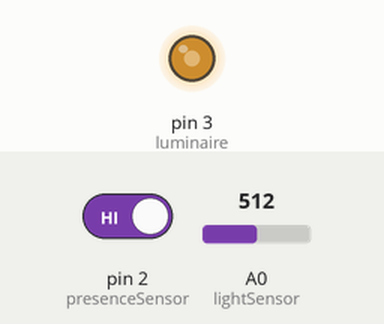
This sketch was run on a simulated Arduino Uno, built with avr-gcc and run on an emulated ATmega328P. Parts: output pins drawn as LEDs (lit = HIGH). The inputs (shaded band) are chosen by the test bench; at power-on: A0 (lightSensor) = 512, pin 2 (presenceSensor) HIGH. What the sketch prints to the serial monitor is not drawn.

Above: at 1.22 s.
1.3 s: A0 (lightSensor) set to 1023
At 2.5 s:
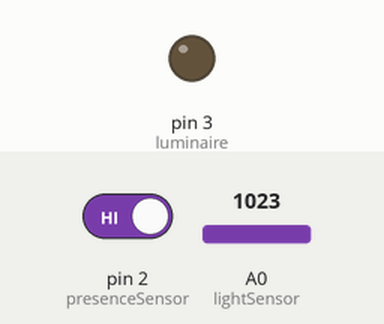
2.8 s: A0 (lightSensor) set to 570
5.8 s: A0 (lightSensor) set to 546
8.8 s: pin 2 (presenceSensor) driven LOW
At 11.5 s:
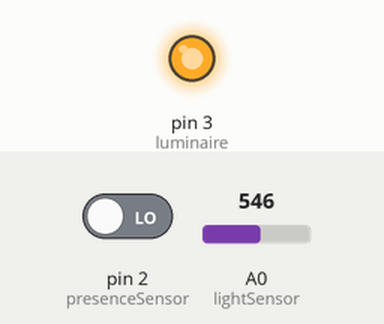
11.8 s: pin 2 (presenceSensor) driven HIGH
14.8 s: A0 (lightSensor) set to 900
Timing chart, 0 to 17.3 s (numbered marks = the images above; inputs shaded):
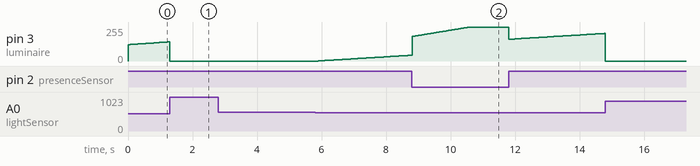

The sketch:

Basic_Control.ino
```cpp
// Arduino code for smart luminaire
// SCDTR 1S 2018/19
// Tecnico Lisboa
// David Teles - Jose Coelho - Afonso Soares
// ALL RIGHTS RESERVED

// ============================== LOGGING CONTROL =============================
// #define DEBUG
// #define LOOP_INFO
// #define FEEDBACK_DEBUG
// #define TIMING_DEBUG
#define PLOT_SYSTEM

// ============================== LOGGING CONTROL =============================

// ============================== Calibration =============================

#define STARTCALIBRATEBYTE 1
#define CALIBRATIONVALUEBYTE 2
float k[254][2];
// ============================== Calibration =============================

// ============================== Consensus =============================

#define CONSENSUSBYTE 3
#define TARGETBYTE 4
int consensus;

// ============================== Consensus =============================
// ============================== I2C CONTROL =============================

#include <Wire.h>
byte x = 0;
byte address = 1;
byte numberofactivenodes = 1;
#define ACK 0

// ============================== I2C CONTROL =============================

// ================================== PINOUT ==================================
const int luminaire = 3;
const int presenceSensor = 2;
const int lightSensor = A0;
// ================================== PINOUT ==================================


// ============================== STATE VARIABLES =============================
volatile bool occupied; // True if presence detected, False otherwise
volatile int targetLux; // Changed according occupation and LOW_LUX or HIGH_LUX
volatile bool updateFeedback; // True if feedback parameters should be updated
// ============================== STATE VARIABLES =============================


// ============================= CONTROL VARIABLES ============================
// const float T = 0.002; // freq: 500 Hz
const float T = 0.004; // freq: 250 Hz
// const float T = 0.01; // freq: 100 Hz
// ============================= CONTROL VARIABLES ============================


// ============================= SYSTEM CONSTANTS =============================
const int Vref = 5; // ADC referece voltage
const int R1ref = 9850; // R1 measured value
const long int maxResistanceLdr = 1000000; //1MOhm, defined by datasheet
const float mLdr = -0.652; // LDR characteristic curve: m parameter
const float bLdr = 1.76; // LDR characteristic curve: b parameter
const float Kp = 1; // Proportional gain
const float Ki = 0.5; // Integral gain
// const float Kd = 0; // Derivative gain
#define WINDUPMAX 160 // Max value for integrator term
const float mLuxPWMConverter = 0.5519;
const float bLuxPWMConverter = 1.2202;
const int bPID = 1;
// ============================= SYSTEM CONSTANTS =============================


// ============================= SYSTEM PARAMETERS ============================
#define LOW_LUX 50
#define HIGH_LUX 100
#define DEADZONE 2
int controlSignal; // LED PWM
int controlSignalFeedforward;
float measuredLux;
float p;
float i;
float i_prev;
float error_prev;
// ============================= SYSTEM PARAMETERS ============================

void setup() {
// ============================== I2C CONTROL =============================

  Wire.begin(address);
  //Wire.onReceive(receiveEvent);
  TWAR = TWAR | B00000001;

// ============================== I2C CONTROL =============================

  // Stop all interrupts untill all registers are set
  noInterrupts();

  // ============================== TIMER CONTROL =============================
  // ==================== TIMER2 : Faster PWM on pin 3, 11 ====================
  // Reset TCCR2B register Clock Select (CS) bits
  // TC2 - Timer/Counter2 (8 bits)
  // TCCR2B - TC2 Control Register B
  TCCR2B &= B11111000; // Mask other bits
  // Setting no prescaler: 001
  // TCCR2B |= (1 << CS22);
  // TCCR2B |= (1 << CS21);
  TCCR2B |= (1 << CS20);
  // ==================== TIMER2 : Faster PWM on pin 3, 11 ====================

  // ========================= TIMER1 : Feedback loop =========================
  // Resetting TCCR1A and TCCR1B registers.
  // TC1 - Timer/Counter1 (16 bits)
  // TCCR1A - TC1 Control Register A
  // TCCR1B - TC1 Control Register B
  TCCR1A = B00000000;
  TCCR1B = B00000000;

  // Changing mode of operation to CTC Mode (Clear Timer on Compare Match)
  // WGM - Waveform Generation Mode
  TCCR1B |= (1 << WGM12);

  // CS - Clock Select
  // Prescalers
  // - 1024 : 101
  // - 256  : 100
  TCCR1B |= (1 << CS12);
  // TCCR1B |= (1 << CS11);
  // TCCR1B |= (1 << CS10);

  // Setting interrupts to be called on counter match with OCR1A.
  // TIMSK1 - Timer/Counter 1 Interrupt Mask Register
  // OCIEA - Output Compare A Match Interrupt Enable
  TIMSK1 |= (1 << OCIE1A);

  // OCR1A: Output Compare Register
  // Interruptions will occur at each (OCR1A+1)*T seconds
  // T_interrupt = (OCR+1)*T
  // f_interrupt = 16MHz /((OCR+1)*prescaler) = f_scaled/(OCR+1)
  // For 1024 prescaler, T = 64 us, f = 15.625 kHz
  // For 256 prescaler, T = 16 us, f = 62.5 kHz <---

  // OCR1A = 124; // T = 2 ms | f = 500 Hz
  OCR1A = 249; // T = 4 ms | f = 250 Hz
  // OCR1A = 624; // T = 10 ms | f = 100 Hz

  // ========================= TIMER1 : Feedback loop =========================
  // ============================== TIMER CONTROL =============================

  // ==================================== IO ==================================
  pinMode(luminaire, OUTPUT);
  pinMode(lightSensor, INPUT);
  pinMode(presenceSensor, INPUT_PULLUP);
  // ==================================== IO ==================================

  // Attach the presence sensor to an interrupt
  attachInterrupt(digitalPinToInterrupt(presenceSensor), stateChange, CHANGE);

  // Check for initial state (occupied or not)
  stateChange();
  updateFeedback = false;
  p = 0;
  i = 0;
  measuredLux = 0;
  i_prev = 0;
  error_prev = 0;

  // Start Serial
  Serial.begin(2000000);

  // Setup is complete, re-enable interrupts
  interrupts();
}

void loop() {
  if (updateFeedback == true) {
    feedback();
    updateFeedback = false;
  }

  #ifdef LOOP_INFO
    Serial.print("Luminance [Lux]: ");
    Serial.println(measuredLux);
    Serial.print("Occupied [Boolean]: ");
    Serial.println(occupied);
    Serial.print("Brightness [PWM]: ");
    Serial.println(controlSignal);
    Serial.print("pTerm]: ");
    Serial.println(p);
    Serial.print("iTerm: ");
    Serial.println(i);
    delay(500);
  #endif

  #ifdef PLOT_SYSTEM
    Serial.print(micros());
    Serial.print("\t");
    Serial.print(controlSignal); // PWM value
    Serial.print("\t");
    Serial.println(measuredLux); // LDR measured
  #endif
}

void feedforward(){
  // Get corresponding PWM value to desired lux
  controlSignal = luxToPWM(targetLux);
  analogWrite(luminaire, controlSignal);
  controlSignalFeedforward = controlSignal;
}

void feedback() {
  #ifdef TIMING_DEBUG
    Serial.print("s:");
    Serial.println(micros());
  #endif

  float errorRaw; // Error before deadzone filtering
  float error; // Error after deadzone filtering
  float u_feedback;

  measuredLux = getLDRLux();
  #ifdef FEEDBACK_DEBUG
    Serial.print("Measured lux: ");
    Serial.println(measuredLux);
  #endif

  //Calculate the error between the current lux value and the refence value
  errorRaw = targetLux - measuredLux;

  // Apply deadzone filtering
  error = deadzone_filtering(errorRaw);
  #ifdef FEEDBACK_DEBUG
    Serial.print("Lux error: ");
    Serial.println(error);
  #endif

  // PI controller calculations
  p = Kp * bPID * targetLux - Kp * measuredLux;
  i = i_prev + (Kp * Ki * T/2) * (error + error_prev);

  // Block integrator term (basic integrator-windup solution)
  if (i > WINDUPMAX) {
    i = WINDUPMAX;
  } else if (i < -WINDUPMAX) {
    i = -WINDUPMAX;
  }

  // Compute control signal
  // u = p + i + d - simulator();

  u_feedback = p + i;
  #ifdef FEEDBACK_DEBUG
    Serial.print("U feedback: ");
    Serial.println(u_feedback);
  #endif

  controlSignal = controlSignalFeedforward + u_feedback;
  if (controlSignal > 255) {
    controlSignal = 255;
  } else if (controlSignal < 0) {
    controlSignal = 0;
  }

  #ifdef FEEDBACK_DEBUG
    Serial.print("control signal: ");
    Serial.println(controlSignal);
  #endif
  // Produce output
  analogWrite(luminaire, controlSignal);
  #ifdef TIMING_DEBUG
    Serial.print("u:");
    Serial.println(micros());
  #endif

  // Save values for next iteration
  i_prev = i;
  error_prev = error;

  #ifdef TIMING_DEBUG
    Serial.print("e:");
    Serial.println(micros());
  #endif
}

// Converts from lux to PWM value, based on lab experiments
int luxToPWM(float lux) {
  // lux = pwm * m + b
  // => PWM = (lux - b) / m
  int pwm;
  pwm = (lux - bLuxPWMConverter) / mLuxPWMConverter;
  //Prevents overflow of the output values
  if (pwm > 255) {
    pwm = 255;
  } else if (pwm < 0) {
    pwm = 0;
  }
  return pwm;
}

/*
//Simulates the delay caused by the charging of the capacitor
float simulator(){
  float desfasamento = 0;


  return desfasamento;
}
*/


// Converts an ADC reading (from a LDR) to lux
float getLDRLux() {
  int adcLdr;
  float voltageLdr;
  float resistanceLdr;
  float luxLdr;

  adcLdr = analogRead(lightSensor);
  #ifdef DEBUG
    Serial.print("LDR [ADC value]: ");
    Serial.println(adcLdr);
  #endif

  voltageLdr = (Vref*adcLdr)/1023.0;
  #ifdef DEBUG
    Serial.print("LDR [Voltage at terminal]: ");
    Serial.println(voltageLdr);
  #endif

  if (voltageLdr == 0) {
    // Complete darkness, use value from datasheet
    resistanceLdr = maxResistanceLdr;
  } else {
    resistanceLdr = R1ref*(Vref/voltageLdr - 1);
  }

  #ifdef DEBUG
    Serial.print("LDR [Resistance]: ");
    Serial.println(resistanceLdr);
  #endif

  // Resistance is converted to kOhm
  luxLdr = pow(10, (log10(resistanceLdr/1000) - bLdr)/mLdr);

  #ifdef DEBUG
    Serial.print("LDR [Luminance]: ");
    Serial.println(luxLdr);
  #endif

  return luxLdr;
}

// Deadzone filtering
float deadzone_filtering(float error) {
  // TODO: Which method?
  // ============================ METHOD 1 (Slides) ===========================
  // Symmetrical with band equal to zero. No gaps and slope = 1
  if (abs(error) <= DEADZONE) {
    return 0;
  } else if (error < DEADZONE) {
    return error + DEADZONE;
  } else if (error > DEADZONE) {
    return error - DEADZONE;
  }
  // ============================ METHOD 1 (Slides) ===========================


  // ========================== METHOD 2 (Wikipedia) ==========================
  // Symmetrical with band equal to zero. Gap and slope = 1
    // if (abs(error) <= DEADZONE) {
    //   return 0;
    // } else {
    //   return error;
    // }
  // ========================== METHOD 2 (Wikipedia) ==========================
}


//========================== I2C comunication ==========================
//Limites
//Calculated Consensus value
void sendConsensusI2C (){

  Wire.beginTransmission(0);
  Wire.write(address);
  Wire.write(CONSENSUSBYTE);
  Wire.write(0);
  Wire.endTransmission();

}

void sendTargetI2C (){

  Wire.beginTransmission(0);
  Wire.write(address);
  Wire.write(TARGETBYTE);
  Wire.write(0);
  Wire.endTransmission();

}


//CAlibrate this node
void calibration(){

  int counter=1;
  byte ad, type, msgsize, rx;
  //Send calibration command
  Wire.beginTransmission(0);
  Wire.write(address);
  Wire.write(STARTCALIBRATEBYTE);
  Wire.write(0);
  Wire.endTransmission();
  //Wait for all arduinos to receive and respond ACK
  delay(50);

  while(counter < numberofactivenodes){
    //Counts reponses
    while(Wire.available()){
      ad = Wire.read();
      type = Wire.read();
      //Counts how many ACK's are received
      if(type == ACK){
        counter++;
      }
      msgsize = Wire.read();
      //Removes message from stack in case it wasn't a ACK
      for(int i = 0; i < msgsize; i++){
        rx = Wire.read();
      }
    }
  }
  //Set led to max output
  analogWrite(luminaire,255);
  //Broadcast ACK to start receiving readings
  sendACK(0);

  counter = 1;
  //Read influence from this node in the others and save in matrix
  while(counter < numberofactivenodes){
    while(Wire.available()){
      union {
        byte asBytes[4];
        float asFloat;
      } data;
      byte ad = Wire.read();
      byte type = Wire.read();
      if(type == CALIBRATIONVALUEBYTE){
        counter++;
        //Read bytes and convert to float
        byte msgsize = Wire.read();
        for(int i = 0; i <= msgsize; i++){
              data.asBytes[i] = Wire.read();
        }
        //Save float on matriz
        k[(int)ad][0] = data.asFloat;
      }
    }
  }
  analogWrite(luminaire,255);
  //Send ACK to
  sendACK(0);
}

//Send ACK message to a adrress (OR Broadcast if address 0)
void sendACK(byte to){
  Wire.beginTransmission(to);
  Wire.write(address);
  Wire.write(ACK);
  Wire.write(0);
  Wire.endTransmission();
}


//Por um timer a chamar esta funçao e implementar mais tipos
void readI2C(){
  byte ad, type, msgsize;
  //Check if there is comunications os the stack
  while (Wire.available()) {
    ad = Wire.read();
    type = Wire.read();
    //Do different things deppending on the type of message received
    if(type == STARTCALIBRATEBYTE){
      sendCalibration(ad);
       //Always remove garbage from stack
       byte msgsize = Wire.read();
       for(int i = 0; i <= msgsize; i++){
          byte rx = Wire.read();
       }
    }
  }
}


//Send calibration value (float) in 4 bytes
void sendCalibration(byte ad){
  byte reading[4];
  //Send ACK confirming that is ready
  sendACK(ad);
  //Waits for ACK to continue
  waitForACK(ad);
  //Send value via I2C
  Wire.beginTransmission(ad);
  Wire.write(address);
  Wire.write(CALIBRATIONVALUEBYTE);
  Wire.write(4);
  getCalibrationToByte(*reading);
  Wire.write(reading,4);
  Wire.endTransmission();
  //Waits for ACK to continue
  waitForACK(ad);
}

//Waits untils receives a ACK from a specific adress
void waitForACK(byte ad){
  byte stopbyte = 255;
  byte from = 255;
  while (stopbyte != ACK && from == ad) {
    while (Wire.available()) {
      from = Wire.read();
      byte stopbyte = Wire.read();
      byte msgsize = Wire.read();
      //Removes message from stack in case it wasn't a ACK
      for(int i = 0; i < msgsize; i++){
        byte rx = Wire.read();
      }
    }
  }
}

//Read lux and convert into bytes
void getCalibrationToByte(byte *reading){
  *((float *) reading) = getLDRLux();
}

//========================== I2C comunication ==========================


void stateChange() {
  // Update occupied state
  occupied = !digitalRead(presenceSensor);

  // Update target lux value
  if (occupied == true) {
    targetLux = HIGH_LUX;
  } else {
    targetLux = LOW_LUX;
  }

  // Update system directly
  feedforward();
}

ISR(TIMER1_COMPA_vect) {
  // Activate flag
  updateFeedback = true;
}
```
